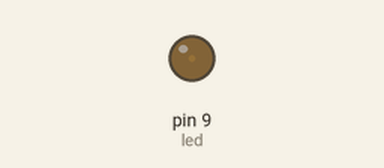
This sketch was run on a simulated Arduino Uno, built with avr-gcc and run on an emulated ATmega328P. On the bench: output pins drawn as LEDs (lit = HIGH).

Above: at 0.05 s.
At 1.15 s:
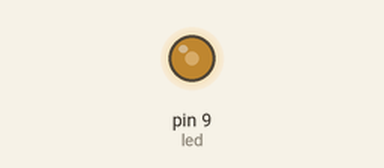
At 2.3 s:
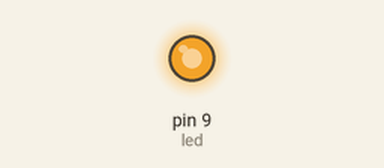
At 4.6 s:
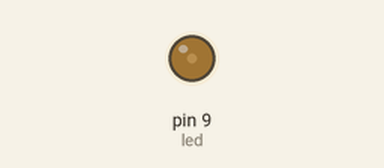
Timing chart, 0 to 6.7 s (numbered marks = the images above):
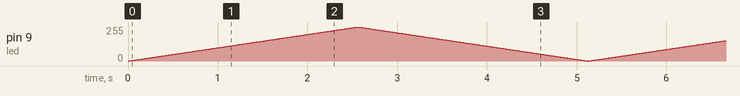

The sketch:

Ex3.ino
```cpp
//Având un LED conectat la unul din pinii PWM (cei marcați cu ~),
//modificați exemplul "fade" din File->Examples->Basics pentru a face LED-ul de pe breadboard să facă fade in/out.

const int led = 9;

void setup() {
  pinMode(led, OUTPUT);
}

void loop() {
  for (int brightness = 0; brightness <= 255; brightness++) {
    analogWrite(led, brightness);
    delay(10);
  }

  for (int brightness = 255; brightness >= 0; brightness--) {
    analogWrite(led, brightness);
    delay(10);
  }
}
```
